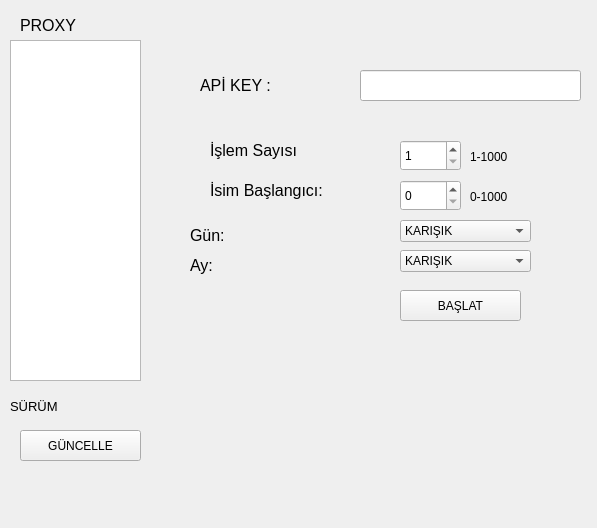
<?xml version="1.0" encoding="UTF-8"?>
<ui version="4.0">
 <class>MainWindow</class>
 <widget class="QMainWindow" name="MainWindow">
  <property name="enabled">
   <bool>true</bool>
  </property>
  <property name="geometry">
   <rect>
    <x>0</x>
    <y>0</y>
    <width>597</width>
    <height>528</height>
   </rect>
  </property>
  <property name="windowTitle">
   <string>Gmatix</string>
  </property>
  <property name="windowIcon">
   <iconset>
    <normaloff>gmail.png</normaloff>gmail.png</iconset>
  </property>
  <property name="iconSize">
   <size>
    <width>50</width>
    <height>50</height>
   </size>
  </property>
  <widget class="QWidget" name="centralwidget">
   <widget class="QLabel" name="proxy_txt">
    <property name="geometry">
     <rect>
      <x>20</x>
      <y>10</y>
      <width>101</width>
      <height>31</height>
     </rect>
    </property>
    <property name="font">
     <font>
      <pointsize>12</pointsize>
     </font>
    </property>
    <property name="cursor">
     <cursorShape>ArrowCursor</cursorShape>
    </property>
    <property name="layoutDirection">
     <enum>Qt::LeftToRight</enum>
    </property>
    <property name="autoFillBackground">
     <bool>false</bool>
    </property>
    <property name="midLineWidth">
     <number>12</number>
    </property>
    <property name="text">
     <string>PROXY</string>
    </property>
    <property name="wordWrap">
     <bool>false</bool>
    </property>
    <property name="margin">
     <number>25</number>
    </property>
    <property name="indent">
     <number>-1</number>
    </property>
   </widget>
   <widget class="QTextEdit" name="proxylist">
    <property name="geometry">
     <rect>
      <x>10</x>
      <y>40</y>
      <width>131</width>
      <height>341</height>
     </rect>
    </property>
    <property name="html">
     <string>&lt;!DOCTYPE HTML PUBLIC &quot;-//W3C//DTD HTML 4.0//EN&quot; &quot;http://www.w3.org/TR/REC-html40/strict.dtd&quot;&gt;
&lt;html&gt;&lt;head&gt;&lt;meta name=&quot;qrichtext&quot; content=&quot;1&quot; /&gt;&lt;style type=&quot;text/css&quot;&gt;
p, li { white-space: pre-wrap; }
&lt;/style&gt;&lt;/head&gt;&lt;body style=&quot; font-family:'MS Shell Dlg 2'; font-size:8.25pt; font-weight:400; font-style:normal;&quot;&gt;
&lt;p style=&quot;-qt-paragraph-type:empty; margin-top:0px; margin-bottom:0px; margin-left:0px; margin-right:0px; -qt-block-indent:0; text-indent:0px;&quot;&gt;&lt;br /&gt;&lt;/p&gt;&lt;/body&gt;&lt;/html&gt;</string>
    </property>
   </widget>
   <widget class="QLabel" name="apikey_txt">
    <property name="geometry">
     <rect>
      <x>200</x>
      <y>70</y>
      <width>121</width>
      <height>31</height>
     </rect>
    </property>
    <property name="font">
     <font>
      <pointsize>12</pointsize>
     </font>
    </property>
    <property name="cursor">
     <cursorShape>ArrowCursor</cursorShape>
    </property>
    <property name="layoutDirection">
     <enum>Qt::LeftToRight</enum>
    </property>
    <property name="autoFillBackground">
     <bool>false</bool>
    </property>
    <property name="midLineWidth">
     <number>12</number>
    </property>
    <property name="text">
     <string>APİ KEY :</string>
    </property>
    <property name="wordWrap">
     <bool>false</bool>
    </property>
    <property name="margin">
     <number>25</number>
    </property>
    <property name="indent">
     <number>-1</number>
    </property>
   </widget>
   <widget class="QSpinBox" name="sayial">
    <property name="geometry">
     <rect>
      <x>400</x>
      <y>180</y>
      <width>61</width>
      <height>31</height>
     </rect>
    </property>
    <property name="maximum">
     <number>1000</number>
    </property>
   </widget>
   <widget class="QLabel" name="sifirbin_txt">
    <property name="geometry">
     <rect>
      <x>470</x>
      <y>190</y>
      <width>47</width>
      <height>13</height>
     </rect>
    </property>
    <property name="text">
     <string>0-1000</string>
    </property>
   </widget>
   <widget class="QLineEdit" name="apikey">
    <property name="geometry">
     <rect>
      <x>360</x>
      <y>70</y>
      <width>221</width>
      <height>31</height>
     </rect>
    </property>
   </widget>
   <widget class="QLabel" name="ay_txt">
    <property name="geometry">
     <rect>
      <x>190</x>
      <y>250</y>
      <width>171</width>
      <height>31</height>
     </rect>
    </property>
    <property name="font">
     <font>
      <pointsize>12</pointsize>
     </font>
    </property>
    <property name="cursor">
     <cursorShape>ArrowCursor</cursorShape>
    </property>
    <property name="layoutDirection">
     <enum>Qt::LeftToRight</enum>
    </property>
    <property name="autoFillBackground">
     <bool>false</bool>
    </property>
    <property name="midLineWidth">
     <number>12</number>
    </property>
    <property name="text">
     <string>Ay:</string>
    </property>
    <property name="textFormat">
     <enum>Qt::PlainText</enum>
    </property>
    <property name="wordWrap">
     <bool>false</bool>
    </property>
    <property name="margin">
     <number>25</number>
    </property>
    <property name="indent">
     <number>-1</number>
    </property>
   </widget>
   <widget class="QLabel" name="gun_txt">
    <property name="geometry">
     <rect>
      <x>190</x>
      <y>220</y>
      <width>81</width>
      <height>31</height>
     </rect>
    </property>
    <property name="font">
     <font>
      <pointsize>12</pointsize>
     </font>
    </property>
    <property name="cursor">
     <cursorShape>ArrowCursor</cursorShape>
    </property>
    <property name="layoutDirection">
     <enum>Qt::LeftToRight</enum>
    </property>
    <property name="autoFillBackground">
     <bool>false</bool>
    </property>
    <property name="midLineWidth">
     <number>12</number>
    </property>
    <property name="text">
     <string>Gün:</string>
    </property>
    <property name="textFormat">
     <enum>Qt::PlainText</enum>
    </property>
    <property name="wordWrap">
     <bool>false</bool>
    </property>
    <property name="margin">
     <number>25</number>
    </property>
    <property name="indent">
     <number>-1</number>
    </property>
   </widget>
   <widget class="QComboBox" name="ay">
    <property name="geometry">
     <rect>
      <x>400</x>
      <y>250</y>
      <width>131</width>
      <height>22</height>
     </rect>
    </property>
    <item>
     <property name="text">
      <string>KARIŞIK</string>
     </property>
    </item>
    <item>
     <property name="text">
      <string>OCAK</string>
     </property>
    </item>
    <item>
     <property name="text">
      <string>ŞUBAT</string>
     </property>
    </item>
    <item>
     <property name="text">
      <string>MART</string>
     </property>
    </item>
    <item>
     <property name="text">
      <string>NİSAN</string>
     </property>
    </item>
    <item>
     <property name="text">
      <string>MAYIS</string>
     </property>
    </item>
    <item>
     <property name="text">
      <string>HAZİRAN</string>
     </property>
    </item>
    <item>
     <property name="text">
      <string>TEMMUZ</string>
     </property>
    </item>
    <item>
     <property name="text">
      <string>AĞUSTOS</string>
     </property>
    </item>
    <item>
     <property name="text">
      <string>EYLÜL</string>
     </property>
    </item>
    <item>
     <property name="text">
      <string>EKİM</string>
     </property>
    </item>
    <item>
     <property name="text">
      <string>KASIM</string>
     </property>
    </item>
    <item>
     <property name="text">
      <string>ARALIK</string>
     </property>
    </item>
   </widget>
   <widget class="QComboBox" name="gun">
    <property name="geometry">
     <rect>
      <x>400</x>
      <y>220</y>
      <width>131</width>
      <height>22</height>
     </rect>
    </property>
    <item>
     <property name="text">
      <string>KARIŞIK</string>
     </property>
    </item>
    <item>
     <property name="text">
      <string>1</string>
     </property>
    </item>
    <item>
     <property name="text">
      <string>2</string>
     </property>
    </item>
    <item>
     <property name="text">
      <string>3</string>
     </property>
    </item>
    <item>
     <property name="text">
      <string>4</string>
     </property>
    </item>
    <item>
     <property name="text">
      <string>5</string>
     </property>
    </item>
    <item>
     <property name="text">
      <string>6</string>
     </property>
    </item>
    <item>
     <property name="text">
      <string>7</string>
     </property>
    </item>
    <item>
     <property name="text">
      <string>8</string>
     </property>
    </item>
    <item>
     <property name="text">
      <string>9</string>
     </property>
    </item>
    <item>
     <property name="text">
      <string>10</string>
     </property>
    </item>
    <item>
     <property name="text">
      <string>11</string>
     </property>
    </item>
    <item>
     <property name="text">
      <string>12</string>
     </property>
    </item>
    <item>
     <property name="text">
      <string>13</string>
     </property>
    </item>
    <item>
     <property name="text">
      <string>14</string>
     </property>
    </item>
    <item>
     <property name="text">
      <string>15</string>
     </property>
    </item>
    <item>
     <property name="text">
      <string>16</string>
     </property>
    </item>
    <item>
     <property name="text">
      <string>17</string>
     </property>
    </item>
    <item>
     <property name="text">
      <string>18</string>
     </property>
    </item>
    <item>
     <property name="text">
      <string>19</string>
     </property>
    </item>
    <item>
     <property name="text">
      <string>20</string>
     </property>
    </item>
    <item>
     <property name="text">
      <string>21</string>
     </property>
    </item>
    <item>
     <property name="text">
      <string>22</string>
     </property>
    </item>
    <item>
     <property name="text">
      <string>23</string>
     </property>
    </item>
    <item>
     <property name="text">
      <string>24</string>
     </property>
    </item>
    <item>
     <property name="text">
      <string>25</string>
     </property>
    </item>
    <item>
     <property name="text">
      <string>26</string>
     </property>
    </item>
    <item>
     <property name="text">
      <string>27</string>
     </property>
    </item>
    <item>
     <property name="text">
      <string>28</string>
     </property>
    </item>
    <item>
     <property name="text">
      <string>29</string>
     </property>
    </item>
    <item>
     <property name="text">
      <string>30</string>
     </property>
    </item>
    <item>
     <property name="text">
      <string>31</string>
     </property>
    </item>
   </widget>
   <widget class="QPushButton" name="baslat">
    <property name="geometry">
     <rect>
      <x>400</x>
      <y>290</y>
      <width>121</width>
      <height>31</height>
     </rect>
    </property>
    <property name="text">
     <string>BAŞLAT</string>
    </property>
   </widget>
   <widget class="QLabel" name="label">
    <property name="geometry">
     <rect>
      <x>10</x>
      <y>400</y>
      <width>47</width>
      <height>13</height>
     </rect>
    </property>
    <property name="font">
     <font>
      <pointsize>10</pointsize>
     </font>
    </property>
    <property name="text">
     <string>SÜRÜM:</string>
    </property>
   </widget>
   <widget class="QLabel" name="label_2">
    <property name="geometry">
     <rect>
      <x>210</x>
      <y>180</y>
      <width>151</width>
      <height>21</height>
     </rect>
    </property>
    <property name="font">
     <font>
      <pointsize>12</pointsize>
     </font>
    </property>
    <property name="text">
     <string>İsim Başlangıcı:</string>
    </property>
   </widget>
   <widget class="QLabel" name="label_3">
    <property name="geometry">
     <rect>
      <x>210</x>
      <y>140</y>
      <width>181</width>
      <height>21</height>
     </rect>
    </property>
    <property name="font">
     <font>
      <pointsize>12</pointsize>
     </font>
    </property>
    <property name="text">
     <string>İşlem Sayısı</string>
    </property>
   </widget>
   <widget class="QSpinBox" name="urethesapsayisi">
    <property name="geometry">
     <rect>
      <x>400</x>
      <y>140</y>
      <width>61</width>
      <height>31</height>
     </rect>
    </property>
    <property name="minimum">
     <number>1</number>
    </property>
    <property name="maximum">
     <number>1000</number>
    </property>
   </widget>
   <widget class="QLabel" name="sifirbin_txt_2">
    <property name="geometry">
     <rect>
      <x>470</x>
      <y>150</y>
      <width>47</width>
      <height>13</height>
     </rect>
    </property>
    <property name="text">
     <string>1-1000</string>
    </property>
   </widget>
   <widget class="QPushButton" name="guncelle">
    <property name="geometry">
     <rect>
      <x>20</x>
      <y>430</y>
      <width>121</width>
      <height>31</height>
     </rect>
    </property>
    <property name="text">
     <string>GÜNCELLE</string>
    </property>
   </widget>
   <widget class="QLabel" name="surumyazi">
    <property name="geometry">
     <rect>
      <x>70</x>
      <y>400</y>
      <width>47</width>
      <height>13</height>
     </rect>
    </property>
    <property name="text">
     <string/>
    </property>
   </widget>
  </widget>
  <action name="actionLisans">
   <property name="text">
    <string>Lisans</string>
   </property>
  </action>
 </widget>
 <resources/>
 <connections/>
</ui>
